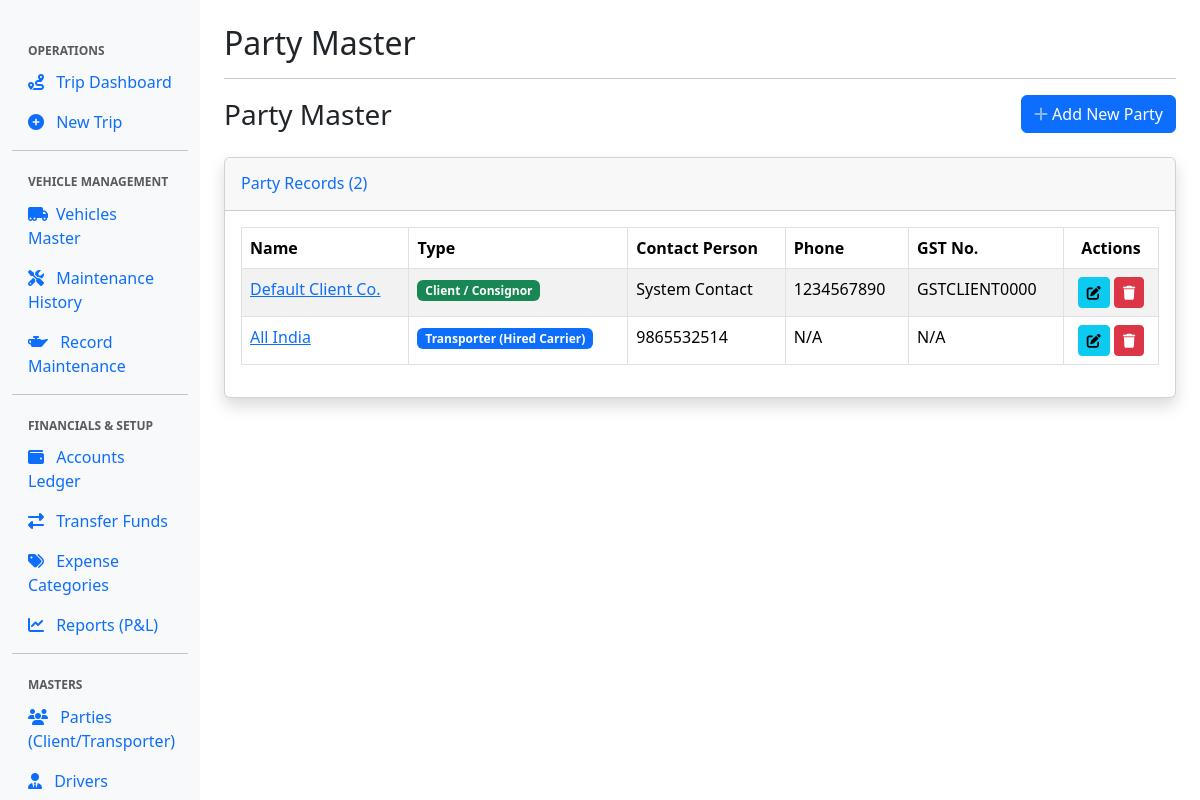
Page /parties/ on the committed database.
### management/models.py (models this page shows, shortened)
class PartyMaster(models.Model):
    party_type = models.CharField(
        max_length=20, choices=PARTY_TYPE_CHOICES, default='OTHER', verbose_name="Party Type (Role)"
    )
    name = models.CharField(max_length=100, verbose_name="Company/Vendor Name")
    nick_name = models.CharField(max_length=50, blank=True, null=True)
    contact_person = models.CharField(max_length=100, blank=True, null=True)
    phone_number = models.CharField(max_length=15, blank=True, null=True)
    email = models.EmailField(max_length=100, blank=True, null=True)
    address = models.TextField(blank=True, null=True)
    gst_number = models.CharField(max_length=15, blank=True, null=True, verbose_name="GST Number")
    pan_number = models.CharField(max_length=10, blank=True, null=True, verbose_name="PAN/Tax ID")
    bank_account_no = models.CharField(max_length=30, blank=True, null=True)
    ifsc_code = models.CharField(max_length=20, blank=True, null=True, verbose_name="IFSC Code")
    commission_rate = models.DecimalField(
        max_digits=5, decimal_places=2, default=Decimal('0.00'), verbose_name="Commission %"
    )
    orai_charge = models.DecimalField(
        max_digits=10, decimal_places=2, default=Decimal('0.00'), verbose_name="Orai Fixed Charge"
    )

### management/views.py (the view)
# urls.py: path('parties/', views.party_list, name='party_list'),
def party_list(request):
    parties = PartyMaster.objects.all().order_by('party_type', 'name')
    context = {'parties': parties, 'title': 'Party Master'}
    return render(request, 'management/party_list.html', context)

### management/templates/management/party_list.html
{% extends "base.html" %}
{% load static %}
{% block content %}
    <div class="d-flex justify-content-between align-items-center mb-4">
        <h1 class="h3 mb-0 text-gray-800">{{ title }}</h1>
        <a href="{% url 'party_create' %}" class="btn btn-primary btn-icon-split">
            <span class="icon text-white-50">
                <i class="fas fa-plus"></i>
            </span>
            <span class="text">Add New Party</span>
        </a>
    </div>
    <div class="card shadow mb-4">
        <div class="card-header py-3">
            <h6 class="m-0 font-weight-bold text-primary">Party Records ({{ parties|length }})</h6>
        </div>
        <div class="card-body">
            <div class="table-responsive">
                <table class="table table-bordered table-striped" id="dataTable" width="100%" cellspacing="0">
                    <thead>
                        <tr>
                            <th>Name</th>
                            <th>Type</th>
                            <th>Contact Person</th>
                            <th>Phone</th>
                            <th>GST No.</th>
                            <th class="text-center">Actions</th>
                        </tr>
                    </thead>
                    <tbody>
                        {% for party in parties %}
                        <tr>
                            <td>
                                <a href="{% url 'party_detail' pk=party.pk %}">{{ party.name }}</a>
                            </td>
                            <td>
                                {% if party.party_type == 'CLIENT' %}
                                    <span class="badge bg-success text-white">{{ party.get_party_type_display }}</span>
                                {% elif party.party_type == 'TRANSPORTER' %}
                                    <span class="badge bg-primary text-white">{{ party.get_party_type_display }}</span>
                                {% else %}
                                    <span class="badge bg-secondary text-white">{{ party.get_party_type_display }}</span>
                                {% endif %}
                            </td>
                            <td>{{ party.contact_person|default:"N/A" }}</td>
                            <td>{{ party.phone_number|default:"N/A" }}</td>
                            <td>{{ party.gst_number|default:"N/A" }}</td>
                            <td class="text-center">
                                <a href="{% url 'party_update' pk=party.pk %}" class="btn btn-sm btn-info" title="Edit">
                                    <i class="fas fa-edit"></i>
                                </a>
                                <a href="{% url 'party_delete' pk=party.pk %}" class="btn btn-sm btn-danger" title="Delete">
                                    <i class="fas fa-trash"></i>
                                </a>
                            </td>
                        </tr>
                        {% empty %}
                        <tr>
                            <td colspan="6" class="text-center text-muted">No party records found. Click "Add New Party" to begin.</td>
                        </tr>
                        {% endfor %}
                    </tbody>
                </table>
            </div>
        </div>
    </div>
{% endblock %}

### rows in the picture
PartyMaster: name "Default Client Co.", party_type "Client / Consignor", contact_person "System Contact", phone_number "1234567890", gst_number "GSTCLIENT0000"
PartyMaster: name "All India", party_type "Transporter (Hired Carrier)", contact_person "9865532514", phone_number "N/A", gst_number "N/A"

### other values in the picture
{{ title|default:"TMS Dashboard" }} "Party Master"
{{ title }} "Party Master"
{{ parties|length }} "2"
